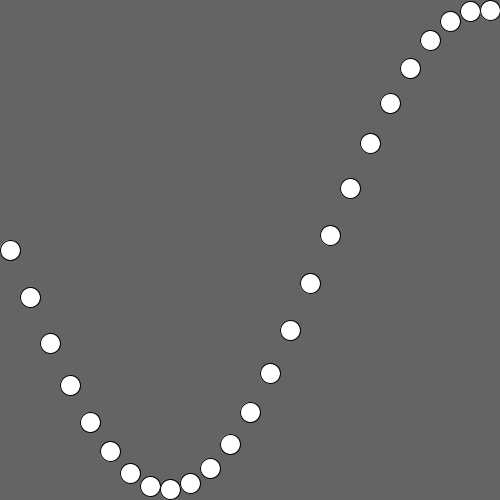
Frame 1 (no input)
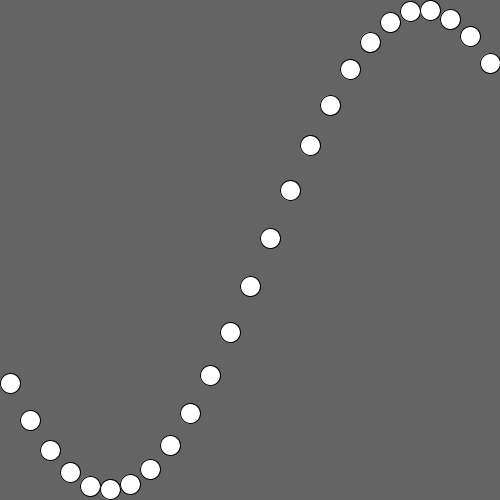
Frame 60 (the mouse pressed at the canvas centre just before this capture)
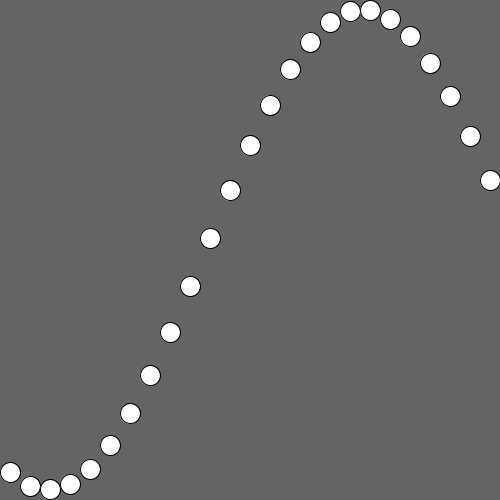
Frame 120 (the mouse held since frame 60 and released just before this capture)

The Processing sketch that drew these frames (run headless with seeded random() and noise(); from frame 60 on, the mouse is pressed at the canvas centre):

// Processing sketch: Q3
// ── Q3.pde
int num = 25; 
float xPos [] = new float[num]; 
int size = 20; 
float theta;

int waveOffset; 

void setup(){
  size(500, 500); 
  
  int spacing = width/num; 
  
  for(int i = 0; i<num; i++){
    xPos[i] = i*spacing + size/2; 
  }
}

void draw(){
  background(100); 
  
 
  for(int i = 0; i<num; i++){
    ellipse(xPos[i], 250 + sin(theta + i*.2)*240, size, size );  
  }
  
  theta += .01; 
}
